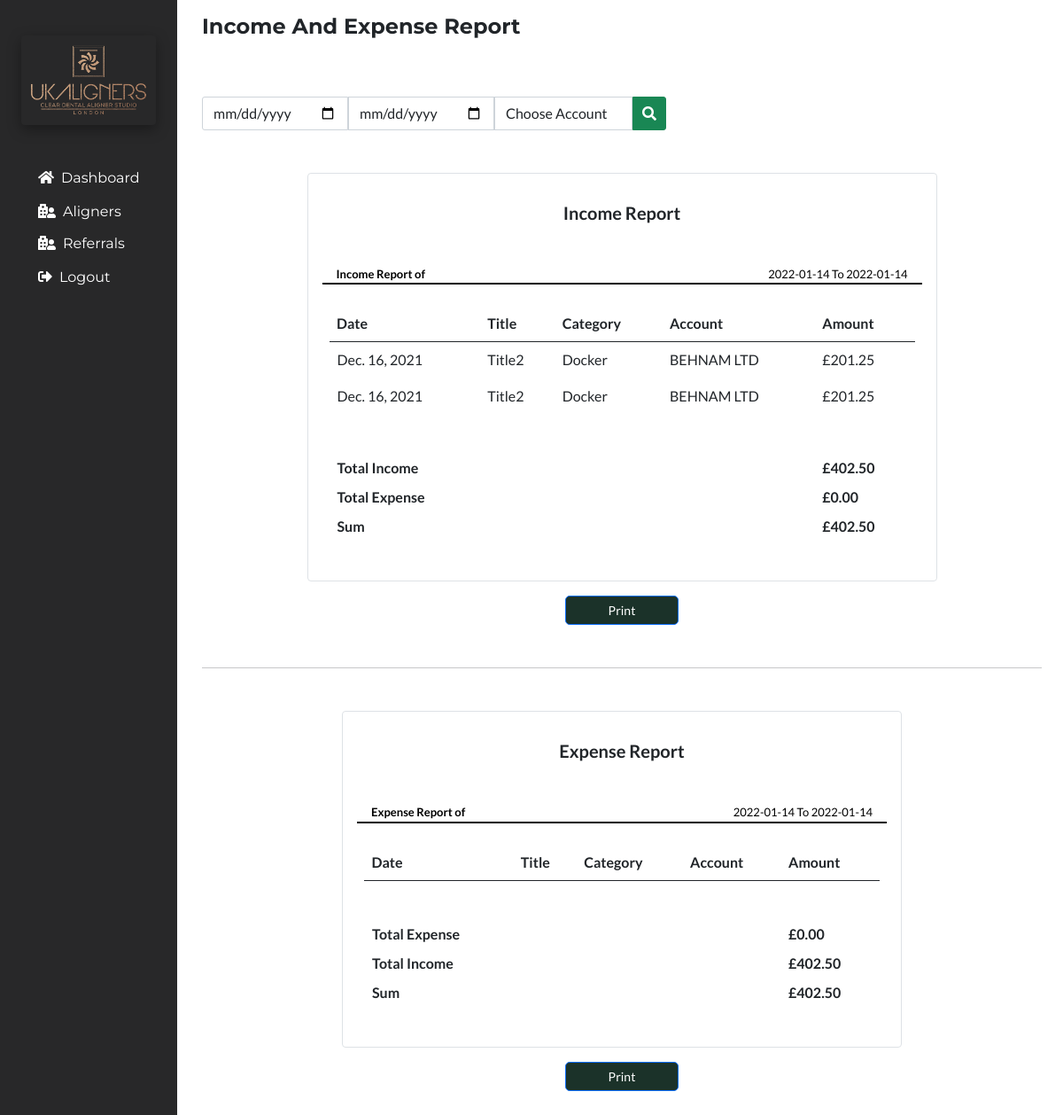
The page /incomeandexpensereportapproved on the database as committed earlier.
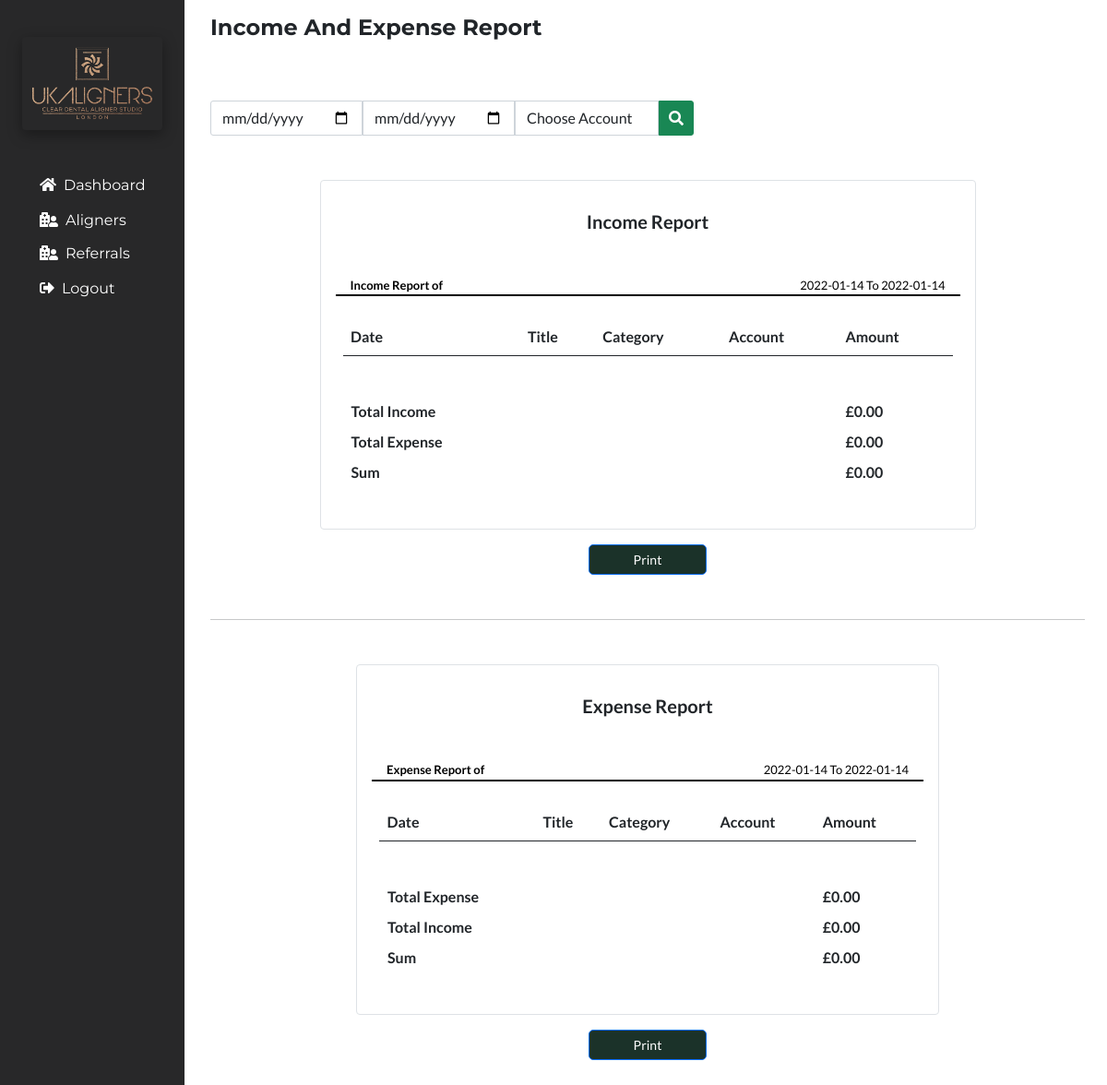
The same page on the database as committed later.
### portfolioApp/models.py (models this page shows, shortened)
class Income(models.Model):
    Date=models.DateField()
    Title=models.CharField(max_length=50)
    Category=models.CharField(max_length=50)
    Account=models.CharField(max_length=50)
    Amount=models.FloatField()
    Status=models.CharField(max_length=20,null=True)
    Note=models.TextField()
    Repeat=models.CharField(max_length=20,null=True)
    RepeatStatus=models.CharField(max_length=20,null=True,default="On")

### portfolioApp/views.py (the view)
# urls.py: path('incomeandexpensereportapproved', views.incomeandexpensereportapproved, name='incomeandexpensereportapproved'),
def incomeandexpensereportapproved(request):
    date=datetime.now().strftime("%Y-%m-%d")
    StartDate=date
    EndDate=date
    incomereport=Income.objects.filter(Status="Approved").order_by('-Date')
    incometotal= Income.objects.filter(Status="Approved").aggregate(Sum('Amount')).get('Amount__sum') or 0
    expensereport=Expense.objects.filter(Status="Approved").order_by('-Date')
    expensetotal= Expense.objects.filter(Status="Approved").aggregate(Sum('Amount')).get('Amount__sum') or 0
    total=incometotal-expensetotal
    context={
        'payment':'active',
        'incomereport':incomereport,
        'expensereport':expensereport,
        'date':date,
        'incometotal':incometotal,
        'expensetotal':expensetotal,
        'total':total,
        'StartDate':StartDate,
        'EndDate':EndDate,
    }
    return render(request,'incomeandexpensereportapproved.html',context)

### portfolioApp/templates/incomeandexpensereportapproved.html (shortened to what the changed rows need)
{% extends 'base.html' %}
{% load static %}
{% block body %}
<section class="px-4">
<div class="pb-5">
<div class="report col-sm-9 my-3 table-responsive border rounded p-3"style="margin:auto;font-size:16px;"id="printableArea1">
<div class="mx-2 my-4">
<table class="table" style="">
<thead class=" text-dark">
<tr>
<th scope="col">Date</th>
<th scope="col">Title</th>
<th scope="col">Category</th>
<th scope="col">Account</th>
<th scope="col">Amount</th>
</tr>
</thead>
<tbody>
{% for incomereport in incomereport %}
<tr style="border:1px solid white;">
<td>{{incomereport.Date}}</td>
<td>{{incomereport.Title}}</td>
<td>{{incomereport.Category}}</td>
<td>{{incomereport.Account}}</td>
<td>£{{incomereport.Amount}}</td>
</tr>
{% endfor %}
<tr class="text-dark"style="border:1px solid white;">
<td class="pt-5"><b>£{{incometotal|floatformat:2}}</b></td>
</tr>
<tr class="text-dark"style="border:1px solid white;">
<td class="pt-0"><b>£{{total|floatformat:2}}</b></td>
</tr>
</tbody>
</table>
</div>
</div>
<div class="report col-sm-8 my-3 table-responsive border rounded p-3"style="margin:auto;font-size:16px;"id="printableArea2">
<div class="mx-2 my-4">
<table class="table" style="">
<thead class=" text-dark">
<tr>
<th scope="col">Date</th>
<th scope="col">Title</th>
<th scope="col">Category</th>
<th scope="col">Account</th>
<th scope="col">Amount</th>
</tr>
</thead>
<tbody>
<tr class="text-dark"style="border:1px solid white;">
<td class="pt-0"><b>£{{incometotal|floatformat:2}}</b></td>
</tr>
<tr class="text-dark"style="border:1px solid white;">
<td class="pt-0"><b>£{{total|floatformat:2}}</b></td>
</tr>
</tbody>
</table>
</div>
</div>
</div>
</section>
{% endblock body %}

Rows that differ between the two databases and show on the page:
removed Income: Date "Dec. 16, 2021", Title "Title2", Category "Docker", Account "BEHNAM LTD", Amount "201.25"
removed Income: Date "Dec. 16, 2021", Title "Title2", Category "Docker", Account "BEHNAM LTD", Amount "201.25"
Other text that changed with them:
{{ incometotal|floatformat:2 }}: "402.50" → "0.00"
{{ total|floatformat:2 }}: "402.50" → "0.00"
